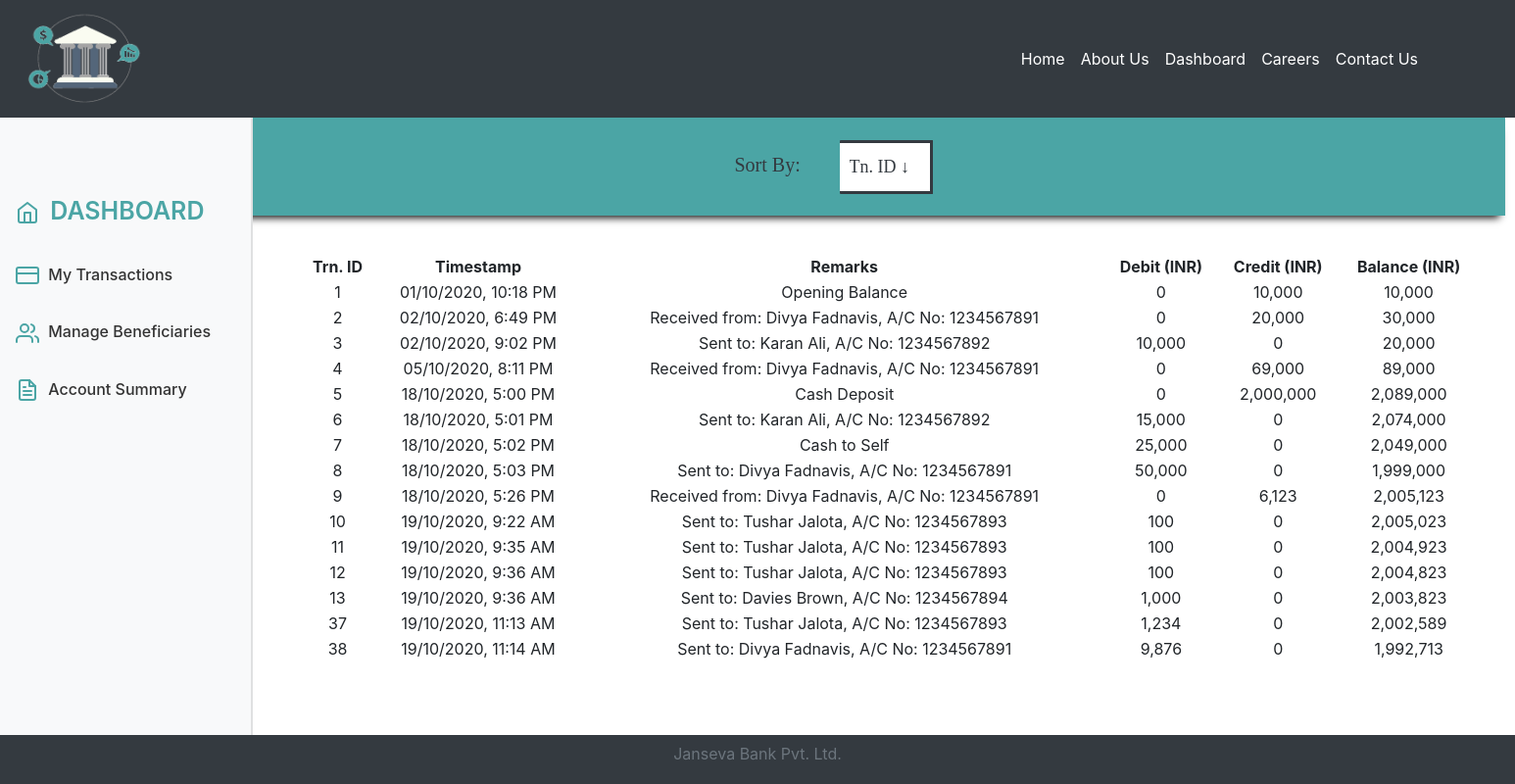
Screenshot of /transactions.php with the database file from the repository.
### tables this page shows
CREATE TABLE IF NOT EXISTS `passbook1` (
  `trans_id` int(11) NOT NULL AUTO_INCREMENT,
  `trans_date` datetime DEFAULT NULL,
  `remarks` varchar(255) DEFAULT NULL,
  `debit` int(11) DEFAULT NULL,
  `credit` int(11) DEFAULT NULL,
  `balance` int(11) DEFAULT NULL,
  PRIMARY KEY (`trans_id`)
);

### transactions.php (the view, shortened to what this page needs)
<?php
    require('accountheader.php');
    $sql0 = "SELECT * FROM passbook1";
?>
    <div class="search-bar-wrapper col-md-12">
        <div class="search-bar" id="the-search-bar">
            <div class="flex-item-search-bar" id="fi-search-bar">
                <div class="flex-item-search-by">
                <label style="margin-left:200px; font-size: 20px;" id="sort"> Sort By: </label>
                <select style="margin-left: -150px;" name="by" onChange="window.location.href=this.value">
                        <option selected disabled hidden>
                            <?php if (empty($_GET['sort'])) {?>Tn. ID &darr;<?php } ?>
                        </option>
                    </select>
                </div>
            </div>
        </div>
    </div>
    <div class="flex-container" style="margin-left: 20%;">
        <?php
            $result = $conn->query($sql0);
            if ($result->num_rows > 0) { ?>
                <table id="transactions" style="text-align: center; width: 1200px;">
                    <tr>
                        <th>Trn. ID</th>
                        <th>Timestamp</th>
                        <th>Remarks</th>
                        <th>Debit (INR)</th>
                        <th>Credit (INR)</th>
                        <th>Balance (INR)</th>
                    </tr>
        <?php
                while($row = $result->fetch_assoc()) {?>
                        <tr>
                            <td><?php echo $row["trans_id"]; ?></td>
                            <td>
                                <?php
                                    $time = strtotime($row["trans_date"]);
                                    $sanitized_time = date("d/m/Y, g:i A", $time);
                                    echo $sanitized_time;
                                ?>
                            </td>
                            <td><?php echo $row["remarks"]; ?></td>
                            <td><?php echo number_format($row["debit"]); ?></td>
                            <td><?php echo number_format($row["credit"]); ?></td>
                            <td><?php echo number_format($row["balance"]); ?></td>
                        </tr>
        <?php   } ?>
                </table>
        <?php
            } else {  ?>
                <p id="none"> No results available. </p>
    <?php }
            $conn->close(); ?>
    </div>
<?php
    require('footer.php');
?>

### accountstyle.css (style rules this page uses)
.flex-container { display: -webkit-flex; display: flex; margin-left: 40%; margin-top: 2.5%; width: auto; height: auto; padding-top: 20px; margin-bottom: 100px; flex-direction: column; }
.search-bar-wrapper { height: 80px; margin-top: 120px; }
.search-bar-wrapper .search-bar { display: -webkit-flex; display: flex; position: relative; width: 1521px; height: 100px; flex-direction: column; background-color: #4ba5a5; box-shadow: 0 8px 8px -6px black; overflow: hidden; }
label { display: block; float: left; color: #343a40; font-family: Cambria, Cochin, Georgia, Times, 'Times New Roman', serif; font-size: 18px; margin: 12px; margin-left: -25%; padding: 10px 5px; width: 250px; }
select { font-family: OpenSans-Regular; color: #343a40; font-size: 18px; -webkit-appearance: none; -moz-appearance: none; background-color: white; border: 3px solid #343a40; border-radius: 1px; border-left: 0; margin: 12px; margin-right: 0px; margin-left: 0; height: 55px; padding-left: 10px; width: 95px; }
.flex-item-search-bar { display: -webkit-flex; display: flex; flex-direction: row; margin: auto; width: auto; height: auto; }

### rows the page displays
passbook1: trans_id "1", trans_date "01/10/2020, 10:18 PM", remarks "Opening Balance", debit "0", credit "10,000", balance "10,000"
passbook1: trans_id "2", trans_date "02/10/2020, 6:49 PM", remarks "Received from: Divya Fadnavis, A/C No: 1234567891", debit "0", credit "20,000", balance "30,000"
passbook1: trans_id "3", trans_date "02/10/2020, 9:02 PM", remarks "Sent to: Karan Ali, A/C No: 1234567892", debit "10,000", credit "0", balance "20,000"
passbook1: trans_id "4", trans_date "05/10/2020, 8:11 PM", remarks "Received from: Divya Fadnavis, A/C No: 1234567891", debit "0", credit "69,000", balance "89,000"
passbook1: trans_id "5", trans_date "18/10/2020, 5:00 PM", remarks "Cash Deposit", debit "0", credit "2,000,000", balance "2,089,000"
passbook1: trans_id "6", trans_date "18/10/2020, 5:01 PM", remarks "Sent to: Karan Ali, A/C No: 1234567892", debit "15,000", credit "0", balance "2,074,000"
passbook1: trans_id "7", trans_date "18/10/2020, 5:02 PM", remarks "Cash to Self", debit "25,000", credit "0", balance "2,049,000"
passbook1: trans_id "8", trans_date "18/10/2020, 5:03 PM", remarks "Sent to: Divya Fadnavis, A/C No: 1234567891", debit "50,000", credit "0", balance "1,999,000"
passbook1: trans_id "9", trans_date "18/10/2020, 5:26 PM", remarks "Received from: Divya Fadnavis, A/C No: 1234567891", debit "0", credit "6,123", balance "2,005,123"
passbook1: trans_id "10", trans_date "19/10/2020, 9:22 AM", remarks "Sent to: Tushar Jalota, A/C No: 1234567893", debit "100", credit "0", balance "2,005,023"
passbook1: trans_id "11", trans_date "19/10/2020, 9:35 AM", remarks "Sent to: Tushar Jalota, A/C No: 1234567893", debit "100", credit "0", balance "2,004,923"
passbook1: trans_id "12", trans_date "19/10/2020, 9:36 AM", remarks "Sent to: Tushar Jalota, A/C No: 1234567893", debit "100", credit "0", balance "2,004,823"
passbook1: trans_id "13", trans_date "19/10/2020, 9:36 AM", remarks "Sent to: Davies Brown, A/C No: 1234567894", debit "1,000", credit "0", balance "2,003,823"
passbook1: trans_id "37", trans_date "19/10/2020, 11:13 AM", remarks "Sent to: Tushar Jalota, A/C No: 1234567893", debit "1,234", credit "0", balance "2,002,589"
passbook1: trans_id "38", trans_date "19/10/2020, 11:14 AM", remarks "Sent to: Divya Fadnavis, A/C No: 1234567891", debit "9,876", credit "0", balance "1,992,713"
